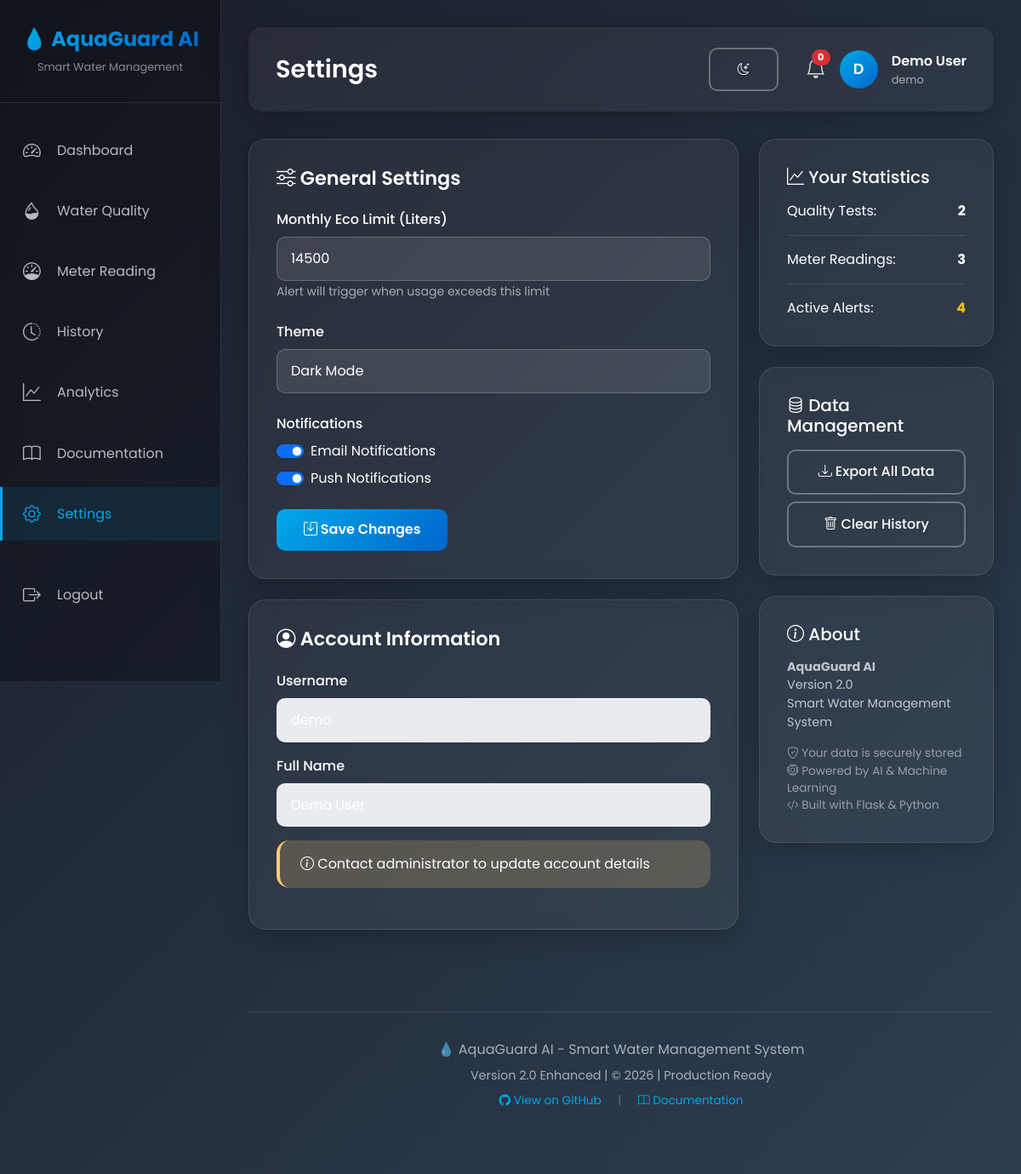
The app's page /settings (signed in), older data.
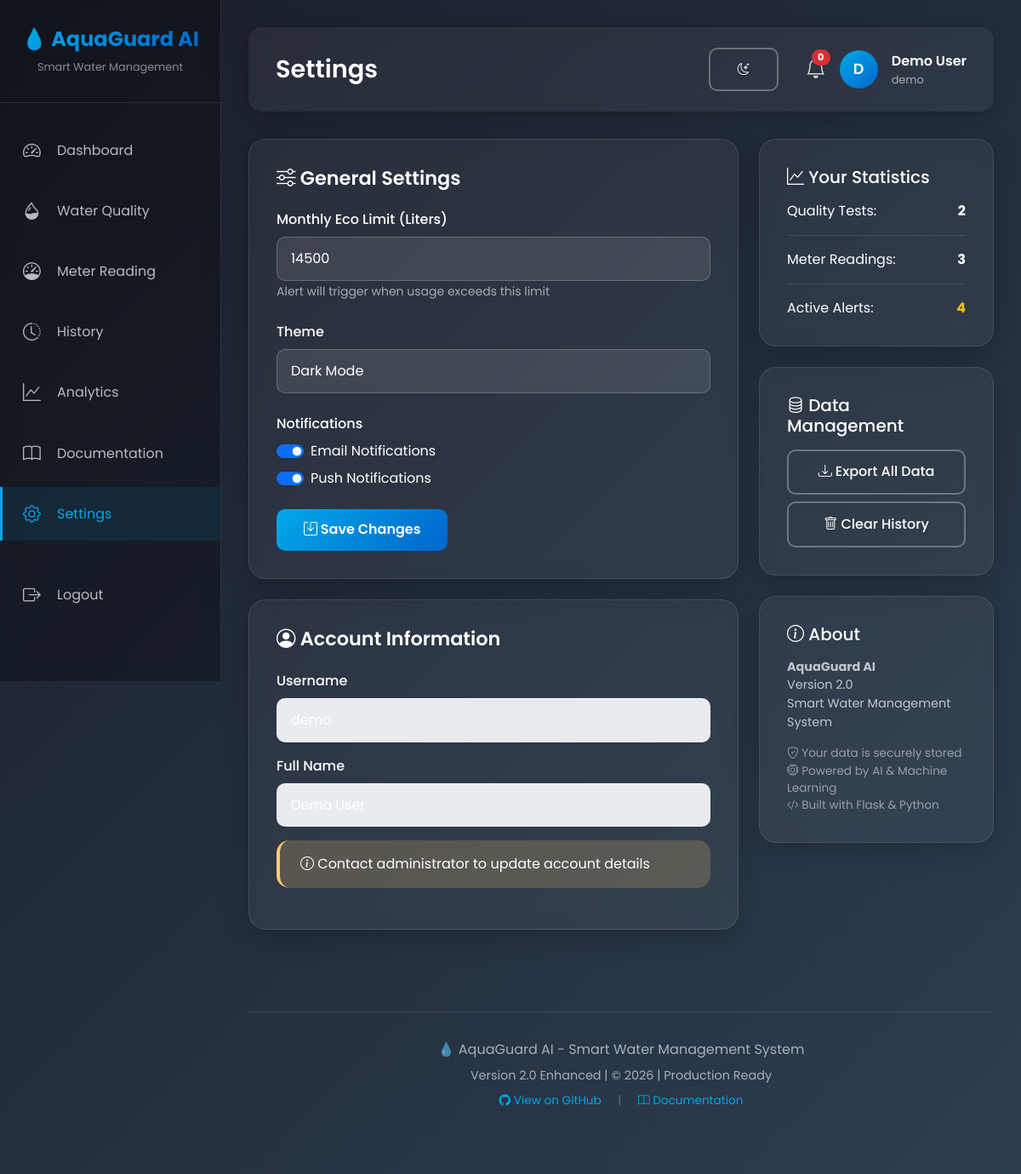
The same page, newer data.
### tables this page shows
CREATE TABLE settings (
            id INTEGER PRIMARY KEY AUTOINCREMENT,
            user_id INTEGER UNIQUE,
            eco_limit INTEGER DEFAULT 14500,
            alert_email BOOLEAN DEFAULT 1,
            alert_push BOOLEAN DEFAULT 1,
            language TEXT DEFAULT 'en',
            theme TEXT DEFAULT 'dark',
            FOREIGN KEY (user_id) REFERENCES users(id)
        );

### backend/app_enhanced.py (the view)
@app.route('/settings')
def settings_page():
    if 'user_id' not in session:
        return redirect(url_for('login'))
    conn = get_db()
    cursor = conn.cursor()
    cursor.execute('SELECT * FROM settings WHERE user_id = ?', (session['user_id'],))
    result = cursor.fetchone()
    settings = dict(result) if result else None
    conn.close()
    stats = get_user_statistics(session['user_id'])
    return render_template('settings.html', user=session, settings=settings, stats=stats)

### backend/database.py (called while the page is built)
def get_db():
    conn = sqlite3.connect(DATABASE_PATH)
    conn.row_factory = sqlite3.Row
    return conn

### templates/settings.html (shortened to what the changed rows need)
{% extends "base.html" %}
{% block page_title %}Settings{% endblock %}
{% block content %}
<div class="row">
    <div class="col-lg-8">
        <div class="glass-card mb-4">
            <form id="settingsForm">
                <div class="mb-4">
                    <label class="form-label">Monthly Eco Limit (Liters)</label>
                    <input type="number" class="form-control" id="eco_limit" value="{{ settings.eco_limit if settings else 14500 }}">
                    <small style="color: rgba(255,255,255,0.6);">Alert will trigger when usage exceeds this limit</small>
                </div>
                <div class="mb-4">
                    <label class="form-label">Theme</label>
                    <select class="form-select" id="theme">
                        <option value="dark" {% if settings and settings.theme == 'dark' %}selected{% endif %}>Dark Mode</option>
                    </select>
                </div>
                <div class="mb-4">
                    <div class="form-check form-switch mb-2">
                        <input class="form-check-input" type="checkbox" id="alert_email" {% if settings and settings.alert_email %}checked{% endif %}>
                        <label class="form-check-label" for="alert_email">
                            Email Notifications
                        </label>
                    </div>
                    <div class="form-check form-switch">
                        <input class="form-check-input" type="checkbox" id="alert_push" {% if settings and settings.alert_push %}checked{% endif %}>
                        <label class="form-check-label" for="alert_push">
                            Push Notifications
                        </label>
                    </div>
                </div>
            </form>
        </div>
    </div>
</div>
{% endblock %}

Row changes from the older to the newer data that the page shows:
changed settings: theme "Dark Mode" → (not shown)
Text that changed along with them:
form field value: (not shown) → "Dark Mode"
